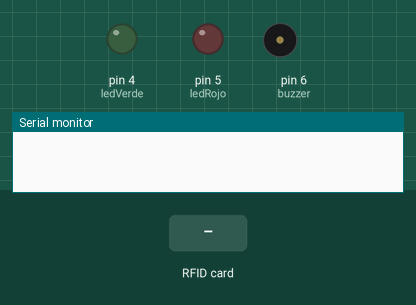
Recording of a sketch running on a simulated Arduino Uno, built with avr-gcc and run on an emulated ATmega328P. Shown: output pins drawn as LEDs (lit = HIGH), buzzer (waves = sounding), the last lines printed to the serial monitor. The test bench sets the inputs (shaded band). Pins used as bus, display or sensor lines are not drawn.

Above: at 1.2 s.
1.3 s: RFID card E3 DD EE 24 held to the reader
At 2.4 s:
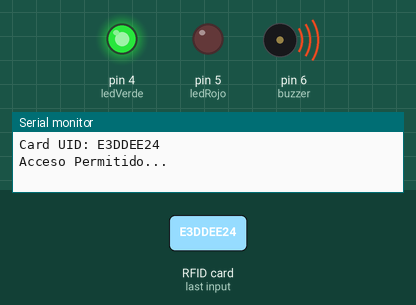
2.8 s: RFID card 70 78 70 A4 held to the reader
At 5.6 s:
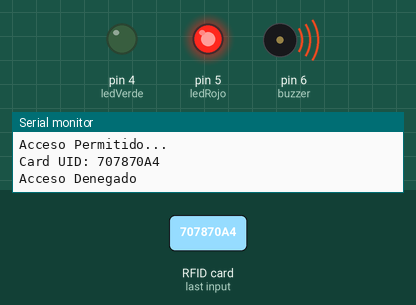
Timing chart, 0 to 7.8 s (numbered marks = the images above; inputs shaded):
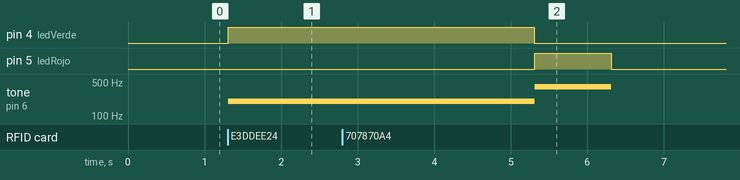

The sketch:

Pr_ctica_4.ino
```cpp
/*
  Fundación Kinal
    Centro educativo Técncico Laboral Kinal
    Quinto Perito
    Quinto Electrónica
    Codigo Técnico: EB5AM
    Curso: Taller de Electrónica Digital y reparación de computadoras
    Proyecto: RFID
    Dev: Alexander González 2020414
    Fecha: 29 de julio de 2024
*/

#include <MFRC522.h>
#include <SPI.h>

#define RST_PIN 9    // Reset del MFRC522 en el pin 9
#define SS_PIN 10    // Selección de chip en el pin 10
#define ledVerde 4   // LED verde en el pin 4
#define ledRojo 5    // LED rojo en el pin 5
#define buzzer 6     // Buzzer en el pin 6

MFRC522 mfrc522(SS_PIN, RST_PIN);
MFRC522::MIFARE_Key key;

// UID de las tarjetas o llaveros autorizados y no autorizados
byte tagAutorizado[4] = {0xE3, 0xDD, 0xEE, 0x24}; // UID autorizado
byte tagNoAutorizado[4] = {0x70, 0x78, 0x70, 0xA4}; // UID no autorizado

byte tagActual[4];

void setup() {
  Serial.begin(9600);
  while (!Serial); // Espera a que se abra el puerto serie

  SPI.begin();
  mfrc522.PCD_Init();
  pinMode(ledVerde, OUTPUT);
  pinMode(ledRojo, OUTPUT);
  pinMode(buzzer, OUTPUT);
}

void loop() {
  if (!mfrc522.PICC_IsNewCardPresent())
    return;

  if (!mfrc522.PICC_ReadCardSerial())
    return;

  Serial.print("Card UID: ");
  dump_byte_array(mfrc522.uid.uidByte, mfrc522.uid.size);

  // Apagar LEDs y buzzer para asegurarse de que solo uno está encendido en cualquier momento
  digitalWrite(ledVerde, LOW);
  digitalWrite(ledRojo, LOW);
  noTone(buzzer);

  // Comparar el UID leído con el autorizado y no autorizado
  if (compararArray(tagActual, tagAutorizado)) {
    Serial.println("Acceso Permitido...");
    digitalWrite(ledVerde, HIGH);
    tone(buzzer, 200); // Emite tono de 200Hz
    delay(4000); // Mantener el LED verde encendido durante 4 segundos
    noTone(buzzer); // Detener el tono
    digitalWrite(ledVerde, LOW);
  } else if (compararArray(tagActual, tagNoAutorizado)) {
    Serial.println("Acceso Denegado");
    digitalWrite(ledRojo, HIGH);
    tone(buzzer, 400); // Emite tono de 400Hz
    delay(1000); // Mantener el LED rojo encendido durante 1 segundo
    noTone(buzzer); // Detener el tono
    digitalWrite(ledRojo, LOW);
  } else {
    Serial.println("Tag no reconocido");
  }
}

void dump_byte_array(byte *buffer, byte bufferSize) {
  for (byte i = 0; i < bufferSize; i++) {
    Serial.print(buffer[i] < 0x10 ? "0" : "");
    Serial.print(buffer[i], HEX);
    tagActual[i] = buffer[i]; // Guardar el UID leído en tagActual
  }
  Serial.println();
}

boolean compararArray(byte Array1[], byte Array2[]) {
  for (byte i = 0; i < 4; i++) { // Comparar los primeros 4 bytes
    if (Array1[i] != Array2[i]) {
      return false;
    }
  }
  return true;
}
```

Measured:
- after the input at 1.3 s, pin 4 (ledVerde): LOW → HIGH at once; tone on pin 6 (buzzer): silent → 200 Hz at once
- after the input at 2.8 s, pin 5 (ledRojo): LOW → HIGH after 2.5 s, → LOW 1.0 s later; tone on pin 6 (buzzer): 200 Hz → 400 Hz after 2.5 s, → silent 1.0 s later
